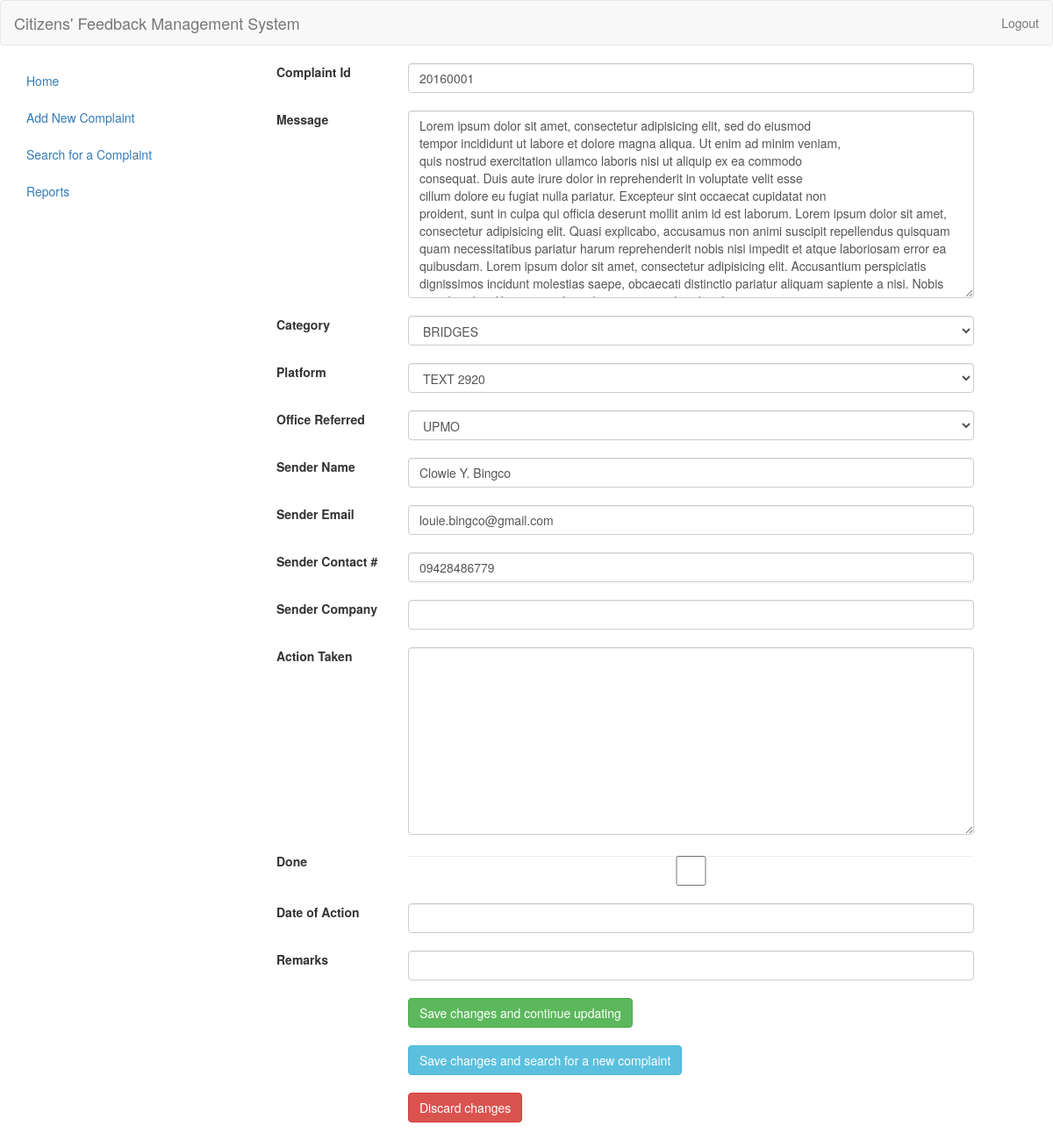
Page /cfms/update-complaint/20160001/ on the earlier database version.
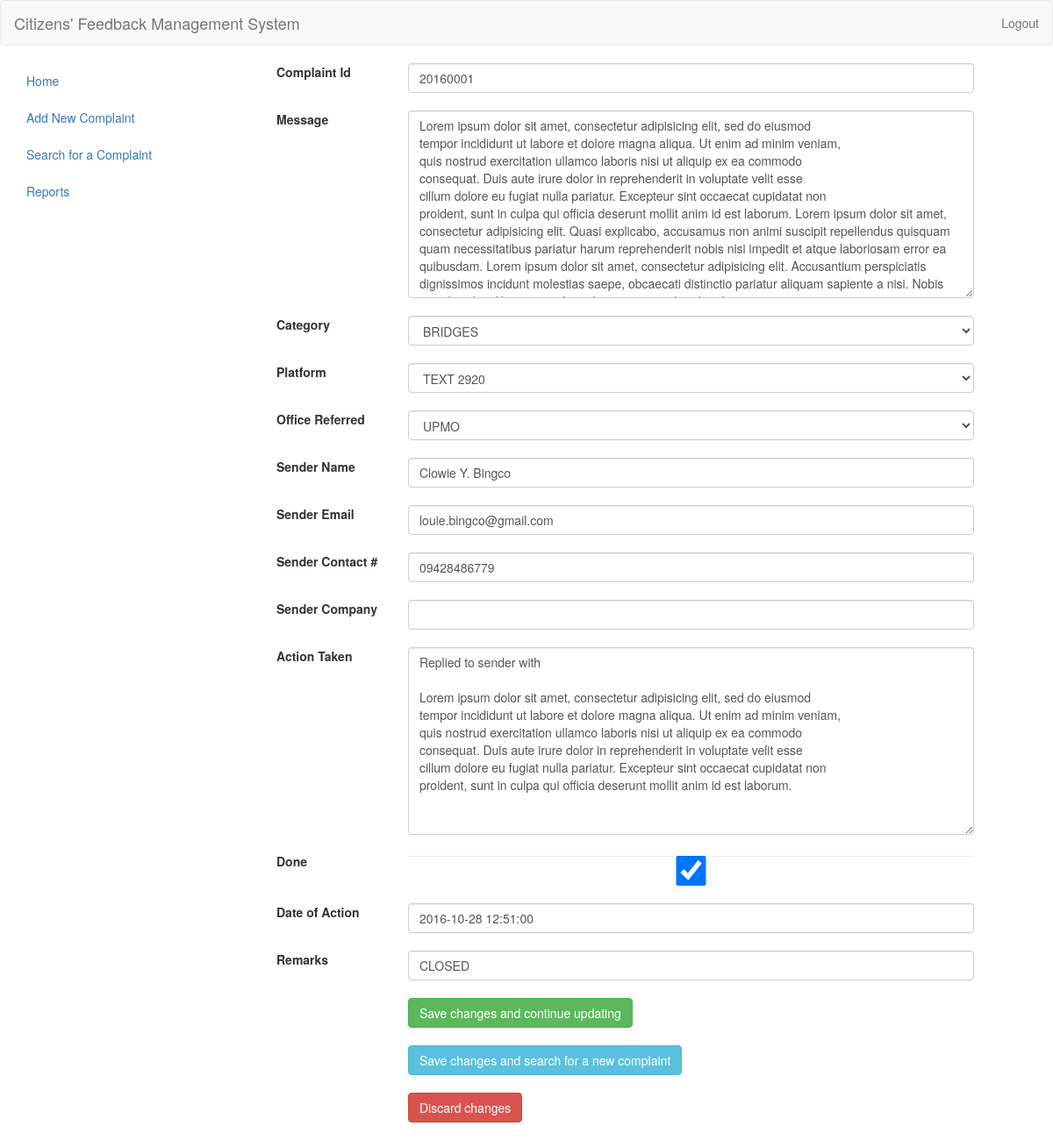
Same page on the later database version.
### complaints/models.py (models this page shows, shortened)
class Complaint(models.Model):
	number = models.CharField(max_length=8)
	message = models.CharField(max_length=10000)
	date_received = models.DateTimeField(auto_now_add=True)
	office_referred = models.ForeignKey(Office)
	sender_name = models.CharField(max_length=100)
	sender_email = models.EmailField(null=True)
	sender_contact = models.CharField(max_length=100, null=True)
	sender_company = models.CharField(max_length=100, null=True)
	action_taken = models.CharField(max_length=10000, null=True)
	date_action = models.DateTimeField(null=True)
	remarks = models.CharField(max_length=5000, null=True)
	category = models.ForeignKey(Category)
	platform = models.ForeignKey(Platform)
	done = models.BooleanField(default=False)

### complaints/views.py (the view, shortened to what this page needs)
# urls.py: url(r'^update-complaint/(?P<complaint_number>[\w\-0-9]+)/$', views.update_complaint, name='update_complaint'),
def update_complaint(request, complaint_number):
	complaint2update = Complaint.objects.get(number=complaint_number)
	form = UpdateComplaintForm(instance=complaint2update)
	return render(request, 'complaints/update_complaint.html', {'form': form})

### complaints/forms.py
class UpdateComplaintForm(ComplaintForm):
	action_taken = forms.CharField(label='Action Taken', widget=forms.Textarea(attrs={'class':'form-control'}), required=False)
	date_action = forms.DateTimeField(label='Date of Action', widget=forms.DateTimeInput(attrs={'class':'form-control datetime-picker'}), required=False)
	remarks = forms.CharField(label='Remarks', widget=forms.TextInput(attrs={'class':'form-control'}), required=False)
	done = forms.BooleanField(label='Done', widget=forms.CheckboxInput(attrs={'class':'form-control'}), required=False)
	class Meta:
		model = Complaint
		fields = ('number',
			'message',
			'category',
			'platform',
			'office_referred',
			'sender_name',
			'sender_email',
			'sender_contact',
			'sender_company',
			'action_taken',
			'done',
			'date_action',
			'remarks')

### complaints/models.py (called while the page is built)
	def __str__(self):
		return self.name

	def __str__(self):
		return self.name

	def __str__(self):
		return self.name

### global/templates/complaints/update_complaint.html (shortened to what this page needs)
{% extends "complaints/base.html" %}
{% load staticfiles %}
{% block styles %}
  <link rel="stylesheet" href="{% static "css/jquery-ui.css" %}"/>
  <link rel="stylesheet" href="{% static "css/jquery-ui-timepicker-addon.css" %}"/>
{% endblock %}
{% block content %}
	<div class="col-md-9">
		<form method="post">
			{% for field in form.visible_fields %}
				<div class="row">
					<div class="col-md-2">
						<label>{{ field.label }}</label><br>
					</div>
					<div class="col-md-9">
						{{ field }}<br>
					</div>
				</div>
			{% endfor %}
			<div class="row">
				<div class="col-md-2">
				</div>
				<div class="col-md-9">
					<button type="submit" name="submit" value="continue" class="btn btn-success">Save changes and continue updating</button><br><br>
					<button type="submit" name="submit" value="search" class="btn btn-info">Save changes and search for a new complaint</button><br><br>
					<button type="submit" name="submit" value="discard" class="btn btn-danger">Discard changes</button><br><br>
				</div>
			</div>
		</form>
	</div>
{% endblock %}

### global/templates/complaints/base.html (shortened to what this page needs)
<!DOCTYPE html>
{% load staticfiles %}
<html lang="en">
  <head>
		<link href="{% static "css/bootstrap.min.css" %}" rel="stylesheet">
    <link rel="stylesheet" type="text/css" href="{% static "css/base.css" %}">
    {% block styles %}
    {% endblock %}
	</head>
	<body>
		{% block header %}
			<div class="navbar navbar-default">
				<div class="container-fluid">
					<div class="navbar-header">
						<a class="navbar-brand" href="{% url 'index' %}">Citizens' Feedback Management System</a>
					</div>
					<div>
						<ul class="nav navbar-nav navbar-right">
							<li>
								<a href="#">{{ user.first_name }}</a>
							</li>
							<li>
								<a href="{% url 'logout' %}">Logout</a>
							</li>
						</ul>
					</div>
				</div>
			</div>
		{% endblock %}
    {% block body %}
      <div class="container-fluid">
				<div class="row">
					<div class="col-md-3">
						<ul class="nav nav-pills nav-stacked">
							<li role="presentation" href="{% url 'index' %}">
								<a href="{% url 'index' %}">Home</a>
							</li>
							<li role="presentation" href="{% url 'new_complaint' %}">
								<a href="{% url 'new_complaint' %}">Add New Complaint</a>
							</li>
							<li role="presentation" href="{% url 'search_complaint' %}">
								<a href="{% url 'search_complaint' %}">Search for a Complaint</a>
							</li>
							<li role="presentation" href="{% url 'reports' %}">
								<a href="{% url 'reports' %}">Reports</a>
							</li>
						</ul>
					</div>
					{% block content %}
					{% endblock %}
				</div>
			</div>
    {% endblock %}
	</body>
</html>

Differences in the rows shown:
changed Complaint "BRIDGES": action_taken (not shown) → "Replied to sender with Lorem ipsum dolor sit amet, consectetur adipisicing elit, sed do eiusmod tempor incididunt ut labore et dolore magna aliqua. Ut enim ad minim veniam, quis nostrud exercitation ullamco laboris nisi ut aliquip ex ea commodo consequat. Duis aute irure dolor in reprehenderit in voluptate velit esse cillum dolore eu fugiat nulla pariatur. Excepteur sint occaecat cupidatat non proident, sunt in culpa qui officia deserunt mollit anim id est laborum."; done "☐" → "☑"; date_action (not shown) → "2016-10-28 12:51:00"; remarks (not shown) → "CLOSED"
